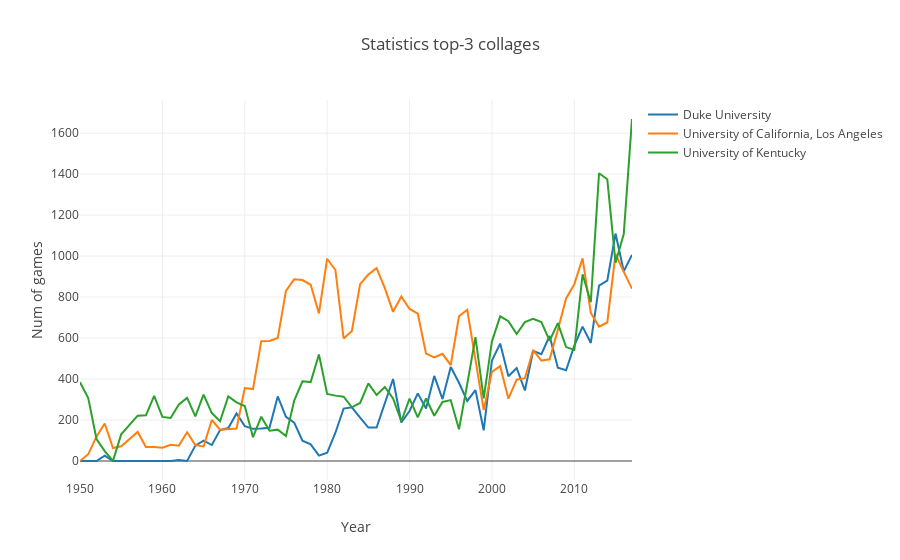

The notebook cell this image was saved under:
### Code cell
college_stats_top_3 = college_stats[college_stats['collage'].isin(top_3_collages)]

college_stats_top_3_games = college_stats_top_3.pivot_table(
                            index='Year', 
                            columns='collage', 
                            values='G', 
                            aggfunc=sum).fillna(0).applymap(float)

data = [go.Scatter(x=college_stats_top_3_games.index, y=college_stats_top_3_games[c], name=c)\
        for c in college_stats_top_3_games.columns.values]

layout = {'title': 'Statistics top-3 collages', 'xaxis': {'title': 'Year'}, 'yaxis': {'title': 'Num of games'}}

fig = go.Figure(data=data, layout=layout)

iplot(fig, show_link=False)
